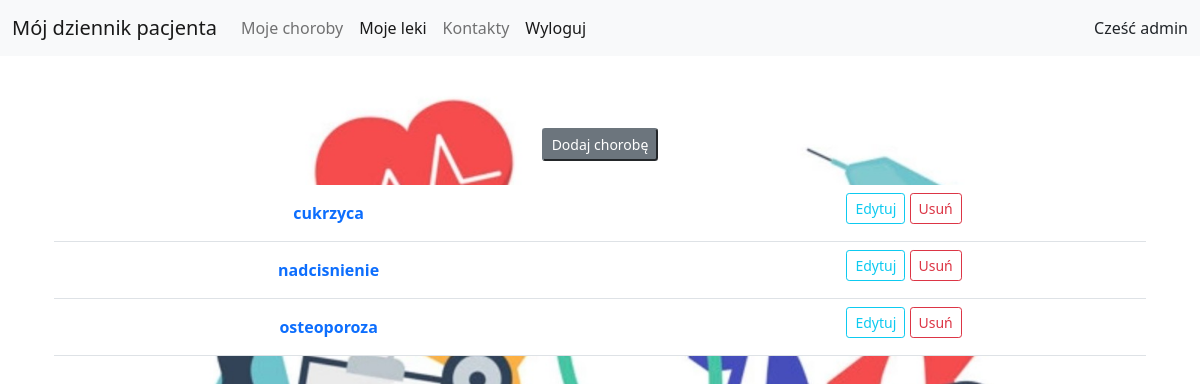
/diseases/ (signed in), run on the app's committed database.
### accounts/models.py (models this page shows)
class CustomUser(AbstractUser):
    def __str__(self):
        return self.username

### patientdiary/models.py (models this page shows, shortened)
class Disease(models.Model):
    name = models.CharField(max_length=128)
    description = models.TextField()

### patientdiary/views.py (the view)
# urls.py: path('diseases/', views.DiseasesListView.as_view(), name='diseases_view'),
class DiseasesListView(PermissionRequiredMixin, ListView):
    permission_required = 'patientdiary.view_disease'
    model = Disease
    template_name = 'diseases_view.html'

### accounts/templates/diseases_view.html (shortened to what this page needs)
{% extends "base.html" %}
{% block content %}
<div class="container text-center">
<br>
    <br>
    <br>
   <div class="container text-center">
          <a href="{% url 'disease_add_view' %}">
      <button type="button" class="btn-secondary btn-sm disabled" tabindex="-1" role="button" aria-disabled="true">Dodaj chorobę   </button></a
    </div>
<table class="table " >
<br>
  <tbody>
  <br>
  {% for disease in disease_list %}
    <tr>
      <th scope="row"><a class="nav-link active" href="{% url 'disease_detail_view' disease.pk %}">{{ disease.name}} </a></th>
        <th scope></th>
        <td>
        <a href="{% url 'disease_update_view' disease.pk %}">
            <button type="button" class="btn btn-outline-info btn-sm">Edytuj</button></a>
        <a href="{% url 'disease_delete_view' disease.pk %}">
            <button type="button" class="btn btn-outline-danger btn-sm">Usuń</button></a>
        </td>
    </tr>
  {% endfor %}
  </tbody>
</table>
</div>
{% endblock %}

### accounts/templates/base.html (shortened to what this page needs)
{% load static %}
<!doctype html>
<html lang="en">
  <head>
    <link href="https://cdn.jsdelivr.net/npm/bootstrap@5.1.3/dist/css/bootstrap.min.css" rel="stylesheet">
     <link rel="stylesheet" type="text/css" href="{% static 'accounts/css/coment.css' %}">
  </head>
  <nav class="navbar navbar-expand-lg navbar-light bg-light">
  <div class="container-fluid">
  {% if user.is_authenticated %}
    <a class="navbar-brand" href="{% url 'patient_view' %}">Mój dziennik pacjenta</a>
  {% endif %}
    <div class="collapse navbar-collapse" id="navbarNav">
      <ul class="navbar-nav">
          {% if user.is_authenticated %}
          <li class="nav-item">
          <a class="nav-link " aria-current="page" href="{% url 'diseases_view' %}">Moje choroby</a>
          </li>
        <li class="nav-item">
          <a class="nav-link active" href="{% url 'drugs_view' %}">Moje leki</a>
        </li>
        <li class="nav-item">
          <a class="nav-link " aria-current="page" href="{% url 'contacts' %}">Kontakty</a>
        </li>
        <li class="nav-item">
          <a class="nav-link active" href="{% url 'logout' %}">Wyloguj</a>
        </li>
        {% else %}
        <li class="nav-item">
            <a class="nav-link " href="{% url 'login' %}">Zaloguj</a>
        </li>
        <li class="nav-item">
          <a class="nav-link active" href="{% url 'signup' %}">Zarejestruj się</a>
          {% endif %}
      </ul>
    </div>
   {% if user.is_authenticated %}
      <div> Cześć {{ user }} {{ datetime }} </div>
  {% endif %}
  </div>
</nav>
  <body id="bg" style="background-image: url('{% static "accounts/images/mainpage.jpg" %}');">
       {% block content %}
       {% endblock %}
  </body>
</html>

### accounts/static/accounts/css/coment.css (style rules this page uses)
#bg { background-repeat: no-repeat; background-size: 75%; background-position: center; background-attachment: fixed; }

### accounts/templates/diseases_view.html (style rules this page uses)
table { background-color: white; }

### data on the page
CustomUser: username "admin"
Disease: name "cukrzyca"
Disease: name "nadcisnienie"
Disease: name "osteoporoza"
